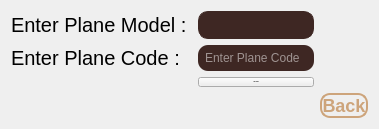
         <widget class="QWidget" name="addplane_page">
          <layout class="QGridLayout" name="gridLayout_6">
           <item row="0" column="0" colspan="2">
            <widget class="QLabel" name="label_3">
             <property name="text">
              <string>&lt;html&gt;&lt;head/&gt;&lt;body&gt;&lt;p&gt;&lt;span style=&quot; font-size:15pt;&quot;&gt;Enter Plane Model : &lt;/span&gt;&lt;/p&gt;&lt;/body&gt;&lt;/html&gt;</string>
             </property>
            </widget>
           </item>
           <item row="0" column="2">
            <widget class="QComboBox" name="cmb_airplane_model">
             <property name="styleSheet">
              <string notr="true">QComboBox {
    background-color: #3e2723;
    color: #ffffff;
    border-radius: 10px;
    padding: 5px;
    border: 1px solid #3e2723;
}

/* 2. منطقة السهم اللي على اليمين */
QComboBox::drop-down {
    border: none; /* بنشيل أي حدود قديمة عشان الشكل يبقى ناعم */
    width: 30px;  /* بندي مساحة للسهم */
}

/* 3. القائمة المنسدلة نفسها (الـ Menu اللي بتفتح) */
QComboBox QAbstractItemView {
    background-color: #3e2723; /* نفس لون الخلفية */
    color: #ffffff;
    border: 1px solid #ffffff; /* إطار أبيض خفيف يحدد القائمة */
    selection-background-color: #5d4037; /* لون أفتح شوية لما تقف بالماوس على اختيار */
    selection-color: #ffffff;
}</string>
             </property>
            </widget>
           </item>
           <item row="1" column="0">
            <widget class="QLabel" name="label_4">
             <property name="text">
              <string>&lt;html&gt;&lt;head/&gt;&lt;body&gt;&lt;p&gt;&lt;span style=&quot; font-size:15pt;&quot;&gt;Enter Plane Code :&lt;/span&gt;&lt;/p&gt;&lt;/body&gt;&lt;/html&gt;</string>
             </property>
            </widget>
           </item>
           <item row="1" column="2">
            <widget class="QLineEdit" name="txt_add_code">
             <property name="styleSheet">
              <string notr="true">QLineEdit {
    background-color: #3e2723; /* Dark Coffee */
    color: #ffffff;           /* White text so you can actually see it! */
    border-radius: 10px;
    padding: 5px;
}</string>
             </property>
             <property name="placeholderText">
              <string>Enter Plane Code</string>
             </property>
            </widget>
           </item>
           <item row="3" column="3">
            <widget class="QPushButton" name="btn_back_addplane">
             <property name="cursor">
              <cursorShape>PointingHandCursor</cursorShape>
             </property>
             <property name="styleSheet">
              <string notr="true">QPushButton {
    /* الخلفية شفافة */
    background-color: transparent;
    /* لون الخط (البيج بتاعك) */
    color: #cda47b; 
    /* البرواز */
    border: 2px solid #cda47b;
    /* الحواف دائرية سِنة */
    border-radius: 10px;
    /* الخط عريض (Bold) */
    font-weight: bold;
    /* حجم الخط */
    font-size: 18px;
    /* الحجم الصغير */
    min-width: 20px;
    max-width: 50px;
    min-height: 10px;
    max-height: 35px;
}

/* ستايل لما المستخدم يلمس الزرار بالماوس */
QPushButton:hover {
    background-color: #cda47b;
    color: #3e2723; /* يقلب بني غامق عشان يبان */
}</string>
             </property>
             <property name="text">
              <string>Back</string>
             </property>
            </widget>
           </item>
           <item row="2" column="2">
            <widget class="QPushButton" name="btn_save_plane">
             <property name="font">
              <font>
               <pointsize>-1</pointsize>
               <bold>true</bold>
              </font>
             </property>
             <property name="cursor">
              <cursorShape>PointingHandCursor</cursorShape>
             </property>
             <property name="text">
              <string> Save Plane</string>
             </property>
            </widget>
           </item>
          </layout>
         </widget>
